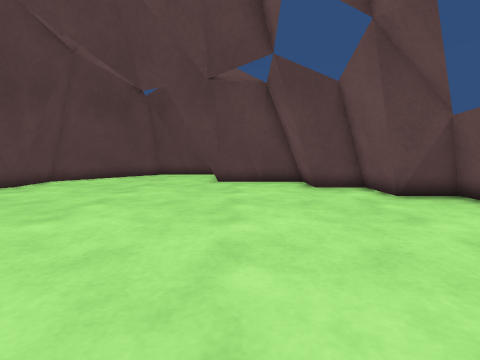
View 1 (above)

18 first-person views from a walk through a Unity game level. The camera is 0.4 m above the floor, tilts 6° down and sees 85° across. The floor is counted in squares, 0.25 m on a side. Each view is taken from the middle of a square. On the plan, view 1 faces up. The plan holds only what a view shows up to about 14 squares ahead; the rest is blank. The place goes on beyond the plan. Surface patterns are stand-ins for the level's own textures.

View 2
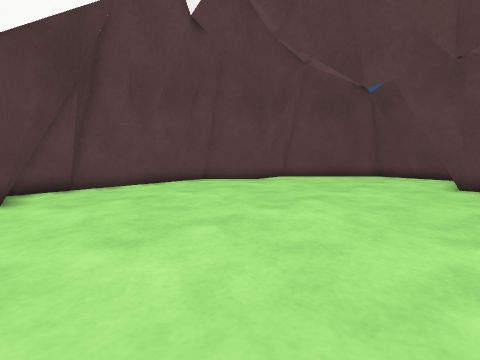

View 3
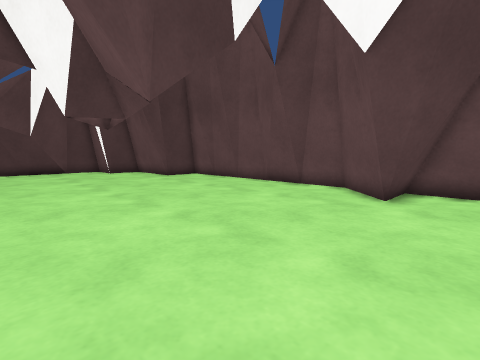

View 4
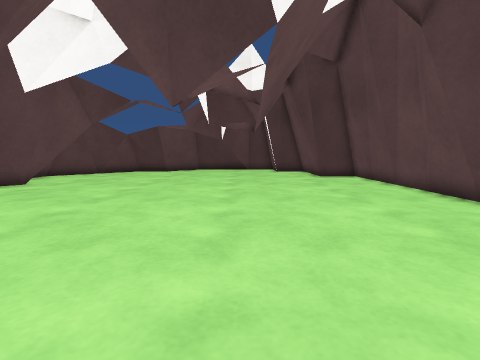

View 5
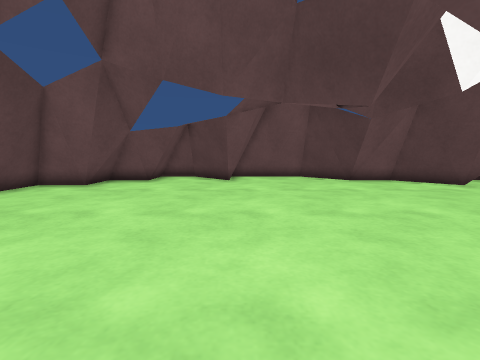

View 6
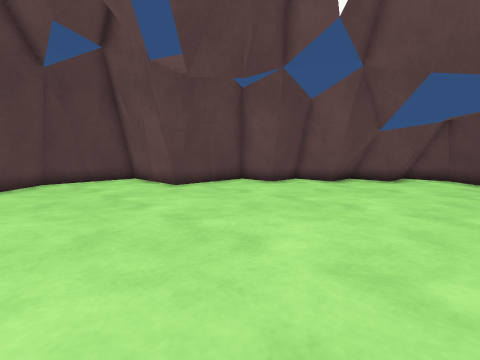

View 7
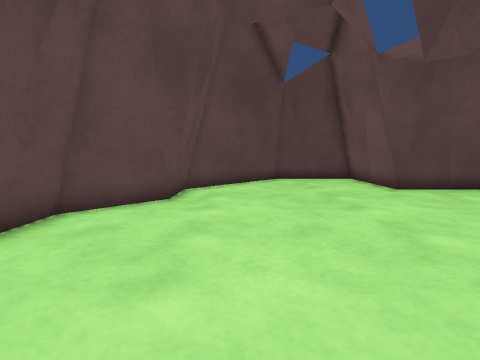

View 8
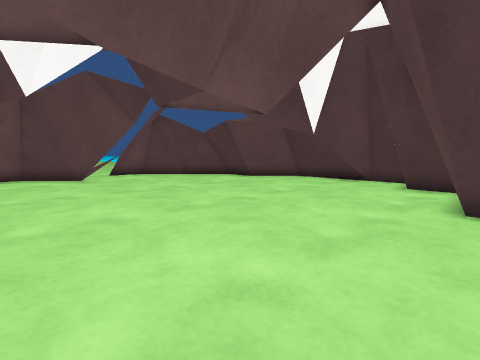

View 9
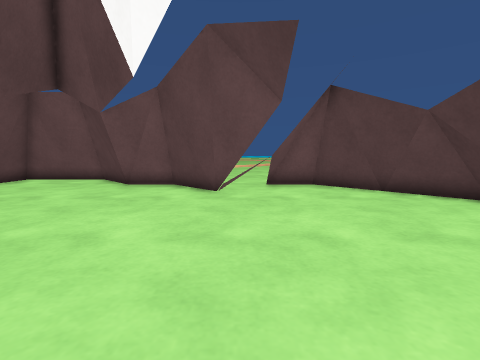

View 10
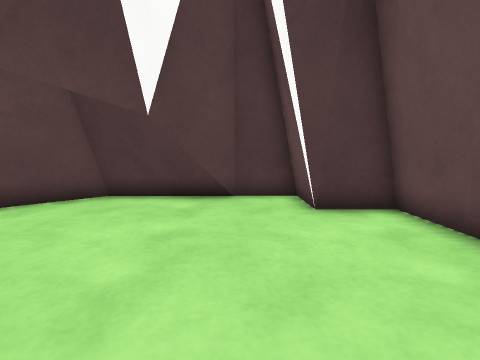

View 11
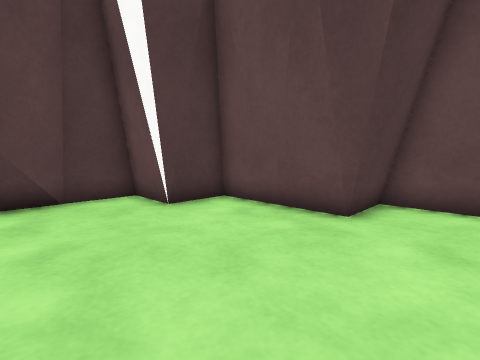

View 12
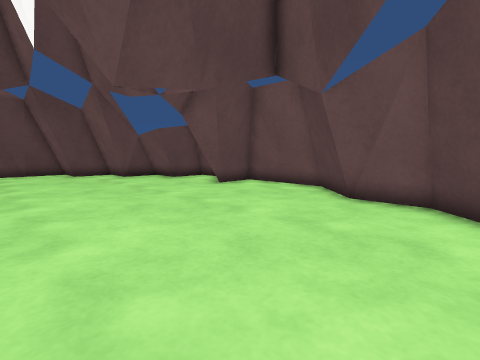

View 13
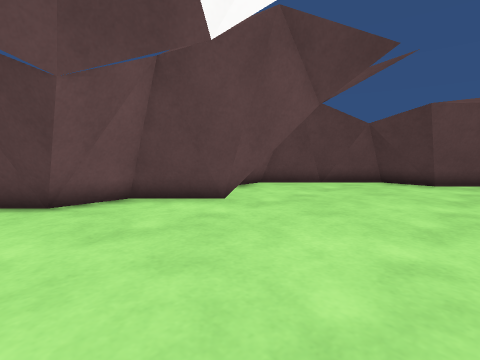

View 14
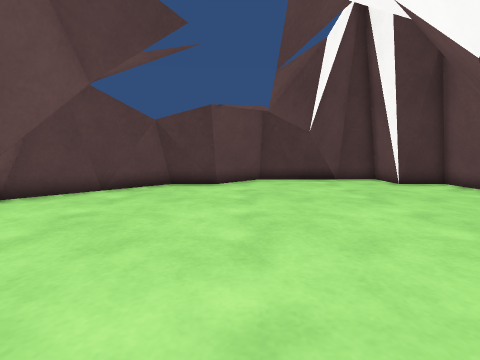

View 15
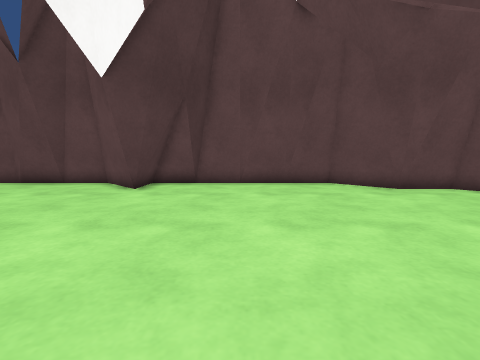

View 16
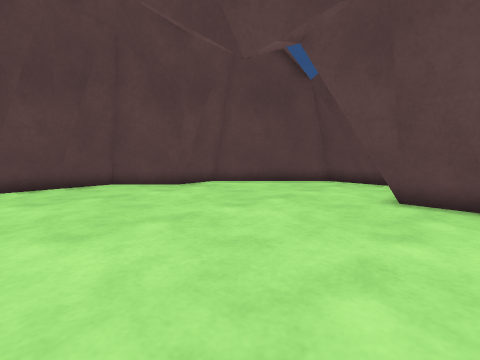

View 17
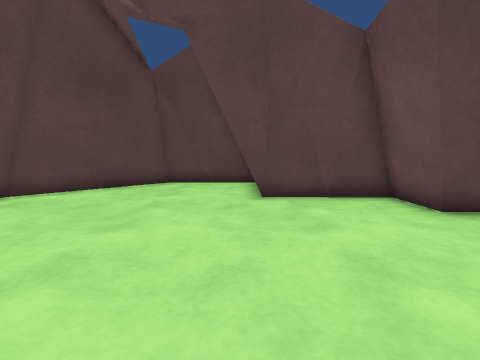

View 18
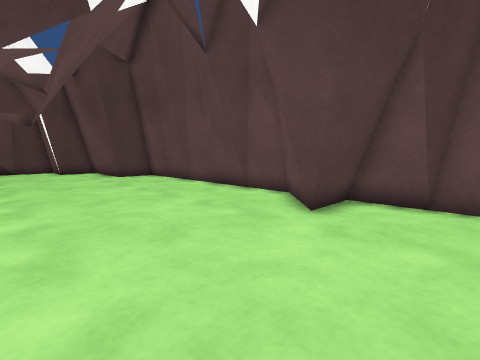

### Floor plan
Key: @ floor where view 1 was taken; # wall or solid block; . floor; = window, fence, low wall or low ledge.
Columns run from 12 left of view 1 to 9 right of it. Each row starts with its distance up from view 1.
 18      ######
 17     ###...#
 16    ###....#
 15   ##......#
 14   #.......##
 13   #.......#####
 12  =#...........##
 11 =#............###
 10 #........ ......##
  9 #............... ##
  8 #................##
  7 #................ #
  6 #................ ##
  5 #................ ##
  4 #................ .#
  3 #...............   ##
  2 ###.............   ###
  1  ###............ ...##
  0  ###........@........#
 -1 ##...................#
 -2 #.......  ...........#
 -3 #...................##
 -4 #.................###=
 -5 #.................###
 -6 #..................#
 -7 #.................##
 -8 #................###
 -9 #......  ........##
-10 #...............##
-11 #...............###
-12 #................###
-13 ###................#
-14   ##..............##
-15   ##.............###
-16    #..........#####
-17    ##..... ..###
-18    ##....# .###
-19     #..######=
-20     #####

Where each view was taken, in squares from view 1:
view 1: 0 up, 0 right, facing up
view 2: 0 up, 0 right, facing up-left
view 3: 3 up, 1 left, facing down-left
view 4: 4 up, 5 left, facing down
view 5: 2 up, 7 left, facing right
view 6: 3 up, 8 left, facing up-right
view 7: 3 up, 8 left, facing up
view 8: 5 down, 11 left, facing down-right
view 9: 10 down, 5 left, facing right
view 10: 11 down, 6 left, facing down
view 11: 11 down, 4 left, facing down-left
view 12: 8 down, 1 left, facing up-right
view 13: 3 down, 1 left, facing down-right
view 14: 5 down, 0 right, facing down
view 15: 5 up, 1 right, facing left
view 16: 5 up, 1 right, facing up-left
view 17: 5 up, 2 left, facing up
view 18: 4 up, 4 left, facing down-left
